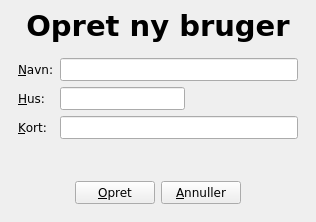
<ui version="4.0" >
 <class>AddUserForm</class>
 <widget class="QWidget" name="AddUserForm" >
  <property name="geometry" >
   <rect>
    <x>0</x>
    <y>0</y>
    <width>316</width>
    <height>222</height>
   </rect>
  </property>
  <property name="windowTitle" >
   <string>Opret ny bruger</string>
  </property>
  <layout class="QGridLayout" >
   <property name="leftMargin" >
    <number>9</number>
   </property>
   <property name="topMargin" >
    <number>9</number>
   </property>
   <property name="rightMargin" >
    <number>9</number>
   </property>
   <property name="bottomMargin" >
    <number>9</number>
   </property>
   <property name="horizontalSpacing" >
    <number>6</number>
   </property>
   <property name="verticalSpacing" >
    <number>6</number>
   </property>
   <item row="3" column="0" >
    <widget class="QWidget" native="1" name="widget_2" >
     <property name="sizePolicy" >
      <sizepolicy vsizetype="Fixed" hsizetype="Preferred" >
       <horstretch>0</horstretch>
       <verstretch>0</verstretch>
      </sizepolicy>
     </property>
     <property name="font" >
      <font>
       <family>DejaVu Sans</family>
      </font>
     </property>
     <layout class="QHBoxLayout" >
      <property name="spacing" >
       <number>6</number>
      </property>
      <property name="leftMargin" >
       <number>9</number>
      </property>
      <property name="topMargin" >
       <number>9</number>
      </property>
      <property name="rightMargin" >
       <number>9</number>
      </property>
      <property name="bottomMargin" >
       <number>9</number>
      </property>
      <item>
       <spacer>
        <property name="font" >
         <font>
          <family>DejaVu Sans</family>
         </font>
        </property>
        <property name="orientation" >
         <enum>Qt::Horizontal</enum>
        </property>
        <property name="sizeHint" >
         <size>
          <width>40</width>
          <height>20</height>
         </size>
        </property>
       </spacer>
      </item>
      <item>
       <widget class="QPushButton" name="createButton" >
        <property name="font" >
         <font>
          <family>DejaVu Sans</family>
         </font>
        </property>
        <property name="text" >
         <string>&amp;Opret</string>
        </property>
       </widget>
      </item>
      <item>
       <widget class="QPushButton" name="cancelButton" >
        <property name="font" >
         <font>
          <family>DejaVu Sans</family>
         </font>
        </property>
        <property name="text" >
         <string>&amp;Annuller</string>
        </property>
       </widget>
      </item>
      <item>
       <spacer>
        <property name="font" >
         <font>
          <family>DejaVu Sans</family>
         </font>
        </property>
        <property name="orientation" >
         <enum>Qt::Horizontal</enum>
        </property>
        <property name="sizeHint" >
         <size>
          <width>40</width>
          <height>20</height>
         </size>
        </property>
       </spacer>
      </item>
     </layout>
    </widget>
   </item>
   <item row="2" column="0" >
    <spacer>
     <property name="font" >
      <font>
       <family>DejaVu Sans</family>
      </font>
     </property>
     <property name="orientation" >
      <enum>Qt::Vertical</enum>
     </property>
     <property name="sizeHint" >
      <size>
       <width>20</width>
       <height>40</height>
      </size>
     </property>
    </spacer>
   </item>
   <item row="1" column="0" >
    <widget class="QWidget" native="1" name="widget" >
     <property name="sizePolicy" >
      <sizepolicy vsizetype="Minimum" hsizetype="Preferred" >
       <horstretch>0</horstretch>
       <verstretch>0</verstretch>
      </sizepolicy>
     </property>
     <property name="font" >
      <font>
       <family>DejaVu Sans</family>
      </font>
     </property>
     <layout class="QGridLayout" >
      <property name="leftMargin" >
       <number>9</number>
      </property>
      <property name="topMargin" >
       <number>9</number>
      </property>
      <property name="rightMargin" >
       <number>9</number>
      </property>
      <property name="bottomMargin" >
       <number>9</number>
      </property>
      <property name="horizontalSpacing" >
       <number>6</number>
      </property>
      <property name="verticalSpacing" >
       <number>6</number>
      </property>
      <item row="2" column="0" >
       <widget class="QLabel" name="label_4" >
        <property name="font" >
         <font>
          <family>DejaVu Sans</family>
         </font>
        </property>
        <property name="text" >
         <string>&amp;Kort:</string>
        </property>
        <property name="textFormat" >
         <enum>Qt::PlainText</enum>
        </property>
        <property name="buddy" >
         <cstring>cardNoField</cstring>
        </property>
       </widget>
      </item>
      <item row="0" column="0" >
       <widget class="QLabel" name="label_2" >
        <property name="font" >
         <font>
          <family>DejaVu Sans</family>
         </font>
        </property>
        <property name="text" >
         <string>&amp;Navn:</string>
        </property>
        <property name="textFormat" >
         <enum>Qt::PlainText</enum>
        </property>
        <property name="buddy" >
         <cstring>nameField</cstring>
        </property>
       </widget>
      </item>
      <item row="1" column="0" >
       <widget class="QLabel" name="label_3" >
        <property name="font" >
         <font>
          <family>DejaVu Sans</family>
         </font>
        </property>
        <property name="text" >
         <string>&amp;Hus:</string>
        </property>
        <property name="textFormat" >
         <enum>Qt::PlainText</enum>
        </property>
        <property name="buddy" >
         <cstring>houseField</cstring>
        </property>
       </widget>
      </item>
      <item row="1" column="2" >
       <spacer>
        <property name="font" >
         <font>
          <family>DejaVu Sans</family>
         </font>
        </property>
        <property name="orientation" >
         <enum>Qt::Horizontal</enum>
        </property>
        <property name="sizeHint" >
         <size>
          <width>40</width>
          <height>20</height>
         </size>
        </property>
       </spacer>
      </item>
      <item row="2" column="1" colspan="2" >
       <widget class="QLineEdit" name="cardNoField" >
        <property name="font" >
         <font>
          <family>DejaVu Sans</family>
         </font>
        </property>
       </widget>
      </item>
      <item row="0" column="1" colspan="2" >
       <widget class="QLineEdit" name="nameField" >
        <property name="font" >
         <font>
          <family>DejaVu Sans</family>
         </font>
        </property>
       </widget>
      </item>
      <item row="1" column="1" >
       <widget class="QLineEdit" name="houseField" >
        <property name="font" >
         <font>
          <family>DejaVu Sans</family>
         </font>
        </property>
       </widget>
      </item>
     </layout>
    </widget>
   </item>
   <item row="0" column="0" >
    <widget class="QLabel" name="label" >
     <property name="sizePolicy" >
      <sizepolicy vsizetype="Fixed" hsizetype="Preferred" >
       <horstretch>0</horstretch>
       <verstretch>0</verstretch>
      </sizepolicy>
     </property>
     <property name="font" >
      <font>
       <family>DejaVu Sans</family>
       <pointsize>22</pointsize>
       <weight>75</weight>
       <bold>true</bold>
      </font>
     </property>
     <property name="text" >
      <string>Opret ny bruger</string>
     </property>
     <property name="textFormat" >
      <enum>Qt::PlainText</enum>
     </property>
     <property name="alignment" >
      <set>Qt::AlignCenter</set>
     </property>
    </widget>
   </item>
  </layout>
 </widget>
 <tabstops>
  <tabstop>nameField</tabstop>
  <tabstop>houseField</tabstop>
  <tabstop>cardNoField</tabstop>
  <tabstop>createButton</tabstop>
  <tabstop>cancelButton</tabstop>
 </tabstops>
 <resources/>
 <connections>
  <connection>
   <sender>cancelButton</sender>
   <signal>clicked()</signal>
   <receiver>AddUserForm</receiver>
   <slot>close()</slot>
   <hints>
    <hint type="sourcelabel" >
     <x>198</x>
     <y>190</y>
    </hint>
    <hint type="destinationlabel" >
     <x>157</x>
     <y>110</y>
    </hint>
   </hints>
  </connection>
 </connections>
</ui>
